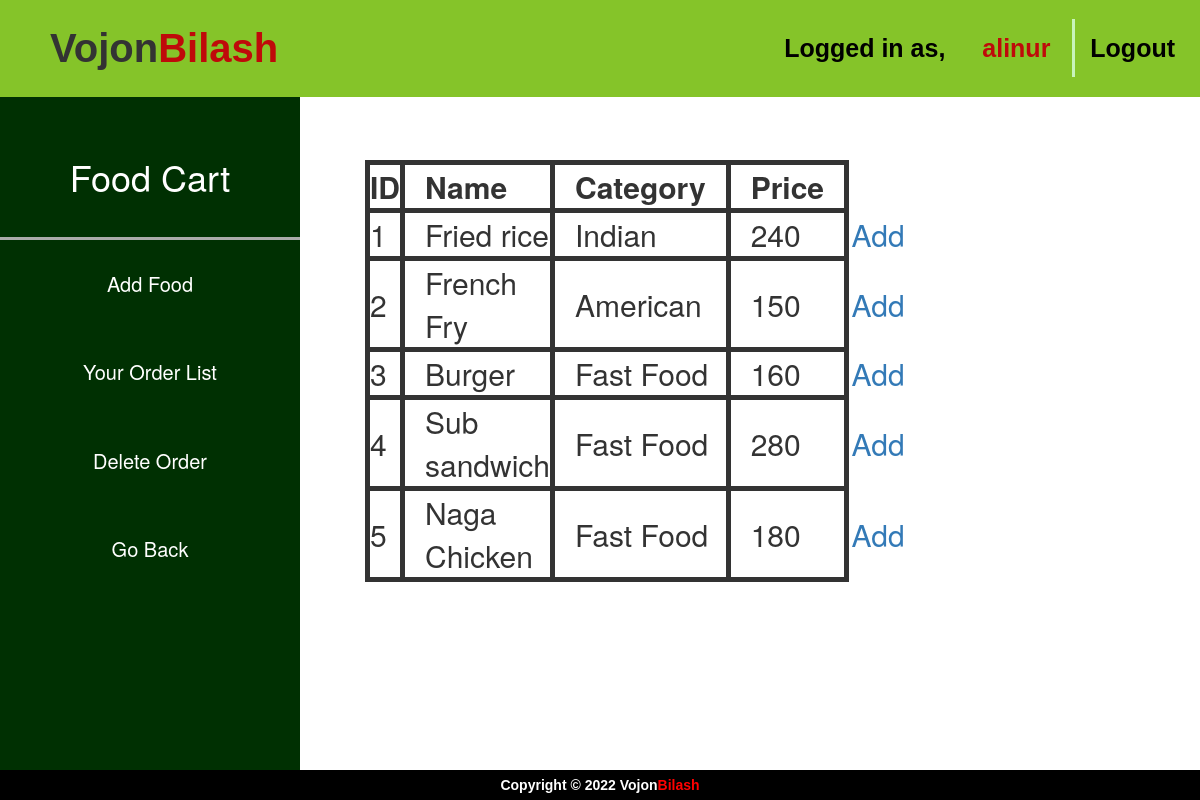
The page /View/Add to cart.php (signed in) on the database its author committed.
### tables this page shows
CREATE TABLE `foodmenu` (
  `ID` int(10) NOT NULL,
  `name` varchar(30) NOT NULL,
  `cat` varchar(20) NOT NULL,
  `price` varchar(30) NOT NULL
);

### Model/model.php (called while the page is built, shortened)
<?php
function showFoodMenu()
{
	$conn = db_conn();
    $selectQuery = 'SELECT * FROM `foodmenu`';
    try
    {
        $stmt = $conn->query($selectQuery);
    }
    catch(PDOException $e)
    {
        echo $e->getMessage();
    }
    $rows = $stmt->fetchAll(PDO::FETCH_ASSOC);
    return $rows;
}
?>

### Controller/ShowFoodMenu.php (called while the page is built, shortened)
<?php
include '../Model/model.php';
$AllFoodMenu = showFoodMenu();
?>

### View/Add to cart.php (the view, shortened to what this page needs)
<?php
include 'Header Footer Order Food.php';
include '../Controller/ShowFoodMenu.php';
?>
<html>
<head>
    <link rel="stylesheet" href="https://maxcdn.bootstrapcdn.com/bootstrap/3.3.6/css/bootstrap.min.css" />
</head>
<body>
    <div class="container" style="width: 500px;">
    <table style="font-size:30px;">
    <br><br><br><br><br><br><br><br>
	    <thead>
            <tr>
                <th style="border: solid 5px;">ID</th>
                <th style="border: solid 5px; padding-left: 20px; padding-right: 20px;">Name</th>
                <th style="border: solid 5px; padding-left: 20px; padding-right: 20px;">Category</th>
                <th style="border: solid 5px; padding-left: 20px; padding-right: 20px;">Price</th>
            </tr>
        </thead>
        <tbody>
            <?php foreach ($AllFoodMenu as $i => $food): ?>
                <tr>
                    <td style="border: solid 5px;"><?php echo $food['ID'] ?></td>
                    <td style="border: solid 5px; padding-left: 20px;"><?php echo $food['name'] ?></td>
                    <td style="border: solid 5px; padding-left: 20px;"><?php echo $food['cat'] ?></td>
                    <td style="border: solid 5px; padding-left: 20px;"><?php echo $food['price'] ?></td>
                    <td>
                    <td><a class="edit" style="text-decoration: none;" href="AddFoodMenu.php?id=<?php echo $food['ID'] ?>">Add</a></td>
                </tr>
            <?php endforeach; ?>
        </tbody>
    </table>
    </div>
</body>
</html>
</html>

### View/Add to cart.php (style rules this page uses)
body { color:#blue; }

### rows shown on the page
foodmenu: ID "1", name "Fried rice", cat "Indian", price "240"
foodmenu: ID "2", name "French Fry", cat "American", price "150"
foodmenu: ID "3", name "Burger", cat "Fast Food", price "160"
foodmenu: ID "4", name "Sub sandwich", cat "Fast Food", price "280"
foodmenu: ID "5", name "Naga Chicken", cat "Fast Food", price "180"

### other values the page prints
$_SESSION['user'] "alinur"
